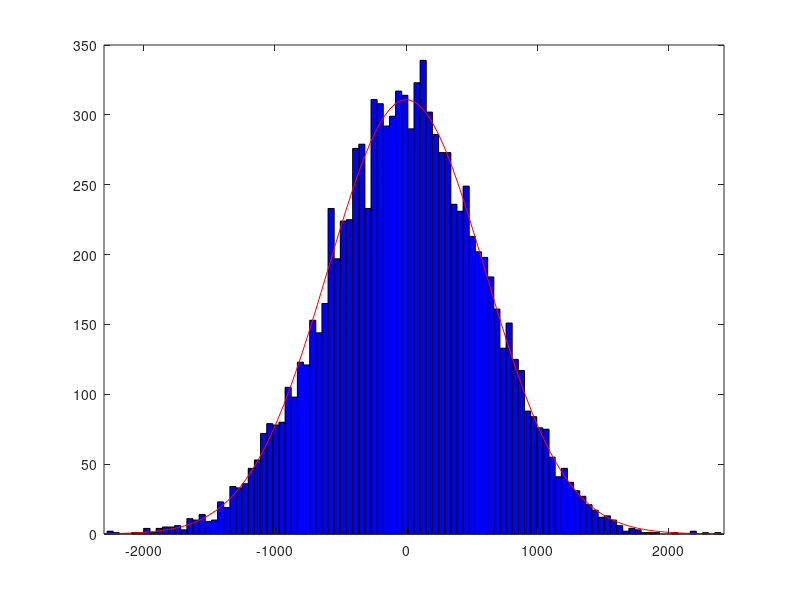

Here is the MATLAB script that generated this plot:
% Le transmetteur inclu le canal de transmission et les composants des extrémités.

% Rappel : SNR : Puissance moyenne du signal / Puissance moyenne du bruit (linéaire) 

x = 0:0.1:1000;
pure = 2.*x+5;

a1 = rand(1,length(pure));
a2 = rand(1,length(pure));

%% Puissance = variance
P = 500;
b = P.*sqrt(-2.*log2(1-a1)) .* cos(2*pi.*a2);

%plot(pure + b);

histfit(b, 100);


%plot(b)

